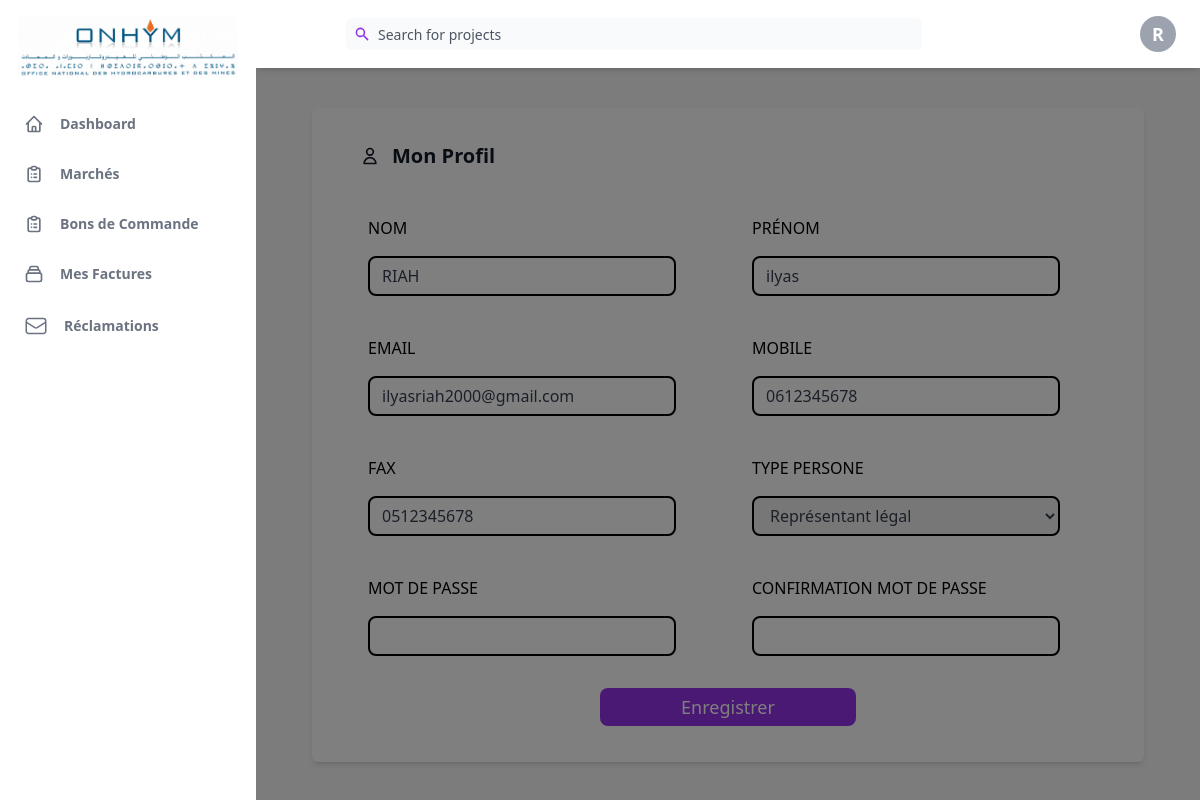
Screenshot of /src/app/Views/EspaceFournisseur/EditProfil.php (signed in) with the database file from the repository.
### tables this page shows
CREATE TABLE `fournisseur` (
  `IDFOURNISSEUR` int(11) NOT NULL,
  `CIN` varchar(10) NOT NULL,
  `NOM` varchar(50) NOT NULL,
  `PRENOM` varchar(50) NOT NULL,
  `EMAIL` varchar(50) NOT NULL,
  `PHONE` varchar(10) NOT NULL,
  `PASSWD` varchar(1500) NOT NULL,
  `FAX` varchar(10) NOT NULL,
  `TYPEPERSONNE` varchar(20) NOT NULL,
  `TYPEFOURNISSEUR` tinyint(1) NOT NULL,
  `VALIDÉ` tinyint(1) NOT NULL
);

### src/app/Views/EspaceFournisseur/EditProfil.php (the view, shortened to what this page needs)
<?php
include_once '../../Config/Database.php';
?>
<!DOCTYPE html>
<html :class="{ 'theme-dark': dark }" x-data="data()" lang="en">
<head>
    <link rel="stylesheet" href="https://cdnjs.cloudflare.com/ajax/libs/Chart.js/2.9.3/Chart.min.css" />
    <script src="https://cdn.tailwindcss.com"></script>
</head>
<body>
    <?php
    $IDFOURNISSEUR = $_SESSION['IDFOURNISSEUR'];
    $resultat = mysqli_fetch_row(mysqli_query($conn, "SELECT * FROM fournisseur WHERE IDFOURNISSEUR='$IDFOURNISSEUR'"));
    ?>
    <div class="flex h-screen bg-gray-50" :class="{ 'overflow-hidden': isSideMenuOpen }">
        <aside class="z-20 hidden w-64 overflow-y-auto bg-white md:block flex-shrink-0">
            <div class="py-4 text-gray-500">
                <a class="flex justify-center" href="../">
                    <img src="../../assets/images/logo-ONHYM.png" width="220" alt="Logo ONHYM">
                </a>
                <ul class="mt-6">
                    <li class="relative px-6 py-3">
                        <a class="inline-flex items-center w-full text-sm font-semibold transition-colors duration-150 hover:text-gray-800" href="Accueil.php">
                            <span class="ml-4">Dashboard</span>
                        </a>
                    </li>
                </ul>
                <ul>
                    <li class="relative px-6 py-3">
                        <a class="inline-flex items-center w-full text-sm font-semibold transition-colors duration-150 hover:text-gray-800" href="Marche.php">
                            <span class="ml-4">Marchés</span>
                        </a>
                    </li>
                    <li class="relative px-6 py-3">
                        <a class="inline-flex items-center w-full text-sm font-semibold transition-colors duration-150 hover:text-gray-800" href="BonDeCommande.php">
                            <span class="ml-4">Bons de Commande</span>
                        </a>
                    </li>
                    <li class="relative px-6 py-3">
                        <a class="inline-flex items-center w-full text-sm font-semibold transition-colors duration-150 hover:text-gray-800" href="Facture.php">
                            <span class="ml-4">Mes Factures</span>
                        </a>
                    </li>
                    <li class="relative px-6 py-3">
                        <a class="inline-flex items-center w-full text-sm font-semibold transition-colors duration-150 hover:text-gray-800" href="Réclamations.php">
                            <span class="ml-4">Réclamations</span>
                        </a>
                    </li>
                </ul>
            </div>
        </aside>
        <div x-show="isSideMenuOpen" x-transition:enter="transition ease-in-out duration-150" x-transition:enter-start="opacity-0" x-transition:enter-end="opacity-100" x-transition:leave="transition ease-in-out duration-150" x-transition:leave-start="opacity-100" x-transition:leave-end="opacity-0" class="fixed inset-0 z-10 flex items-end bg-black bg-opacity-50 sm:items-center sm:justify-center"></div>
        <div class="flex flex-col flex-1 w-full">
            <header class="z-10 py-4 bg-white shadow-md dark:bg-gray-800">
                <div class="container flex items-center justify-between h-full px-6 mx-auto text-purple-600">
                    <div class="flex justify-center flex-1 lg:mr-32">
                        <div class="relative w-full max-w-xl mr-6 focus-within:text-purple-500">
                            <div class="absolute inset-y-0 flex items-center pl-2">
                                <svg class="w-4 h-4" aria-hidden="true" fill="currentColor" viewBox="0 0 20 20">
                                    <path fill-rule="evenodd" d="M8 4a4 4 0 100 8 4 4 0 000-8zM2 8a6 6 0 1110.89 3.476l4.817 4.817a1 1 0 01-1.414 1.414l-4.816-4.816A6 6 0 012 8z" clip-rule="evenodd"></path>
                                </svg>
                            </div>
                            <input class="w-full h-8 pl-8 pr-2 text-sm text-gray-700 placeholder-gray-600 bg-gray-50 border-0 rounded-md focus:placeholder-gray-700 focus:bg-gray-200 focus:border-purple-900 form-input" type="text" placeholder="Search for projects" aria-label="Search" />
                        </div>
                    </div>
                    <ul class="flex items-center flex-shrink-0 space-x-6">
                        <li class="relative">
                            <button class="align-middle w-9 h-9 rounded-full bg-gray-400 text-lg text-white font-semibold focus:shadow-outline-purple focus:outline-none" @click="toggleProfileMenu" @keydown.escape="closeProfileMenu" aria-label="Account" aria-haspopup="true">
                                <?php echo substr($resultat[2], 0, 1); ?>
                            </button>
                        </li>
                    </ul>
                </div>
            </header>
            <main class="h-full overflow-y-auto">
                <div class="w-full  px-14 py-10">
                    <div class="bg-white px-8 shadow-md rounded-md py-5">
                        <div class="flex items-center space-x-2 text-xl font-semibold text-gray-900 leading-8 px-4 py-3">
                            <span clas="text-green-500">
                                <svg class="h-5" xmlns="http://www.w3.org/2000/svg" fill="none" viewBox="0 0 24 24" stroke="currentColor">
                                    <path stroke-linecap="round" stroke-linejoin="round" stroke-width="2" d="M16 7a4 4 0 11-8 0 4 4 0 018 0zM12 14a7 7 0 00-7 7h14a7 7 0 00-7-7z" />
                                </svg>
                            </span>
                            <span class="px-1">Mon Profil</span>
                        </div>
                        <form method="post" action="../../Service/EditProfilService.php" id="form" class="px-6 py-4 text-base">
                            <div class="grid grid-cols-2 gap-x-12 gap-y-6">
                                <div>
                                    <h4 class="py-4">NOM</h4>
                                    <input class="w-11/12 rounded-lg border-2 border-black px-3 text-gray-700 h-10" type="text" name="Nom" value="<?php echo $resultat[2]; ?>" required>
                                </div>
                                <div>
                                    <h4 class="py-4">PRÉNOM</h4>
                                    <input class="w-11/12 rounded-lg border-2 border-black px-3 text-gray-700 h-10" type="text" name="Prenom" value="<?php echo $resultat[3]; ?>" required>
                                </div>
                                <div>
                                    <h4 class="py-4">EMAIL</h4>
                                    <input class="w-11/12  rounded-lg border-2 border-black px-3 text-gray-700 h-10" type="text" name="Mail" value="<?php echo $resultat[4]; ?>" required>
                                </div>
                                <div>
                                    <h4 class="py-4">MOBILE</h4>
                                    <input class="w-11/12 rounded-lg border-2 border-black px-3 text-gray-700 h-10" type="text" name="Phone" value="<?php echo $resultat[5]; ?>" required>
                                </div>
                                <div>
                                    <h4 class="py-4">FAX</h4>
                                    <input class="w-11/12 rounded-lg border-2 border-black px-3 text-gray-700 h-10" type="text" name="Fax" value="<?php echo $resultat[7]; ?>" required>
                                </div>
                                <div>
                                    <h4 class="py-4">TYPE PERSONE</h4>
                                    <select class="w-11/12 rounded-lg border-2 border-black px-3 text-gray-700 h-10" name="TypePersonne" required>
                                        <option value="Représentant légal" <?php echo ($resultat[5] === 'Représentant légal') ? "selected" : "" ?>>Représentant légal</option>
                                    </select>
                                </div>
                                <div>
                                    <h4 class="py-4">MOT DE PASSE</h4>
                                    <input class="w-11/12 rounded-lg border-2 border-black px-3 text-gray-700 h-10" type="password" name="passwd">
                                </div>
                                <div>
                                    <h4 class="py-4">CONFIRMATION MOT DE PASSE</h4>
                                    <input class="w-11/12 rounded-lg border-2 border-black px-3 text-gray-700 h-10" type="password" name="passwd2">
                                </div>
                            </div>
                        </form>
                        <div class="flex justify-center py-4">
                            <button class="block w-1/3 px-4 py-2 text-lg font-medium leading-5 text-center text-white transition-colors duration-150 bg-purple-600 border border-transparent rounded-lg active:bg-purple-600 hover:bg-purple-700 focus:outline-none focus:shadow-outline-purple" type="button" onclick="toggleModal('modal-id')">
                                Enregistrer
                            </button>
                        </div>
                    </div>
                </div>
            </main>
        </div>
    </div>
</body>
</html>

### rows the page displays
fournisseur: NOM "R", Nom "RIAH", Prenom "ilyas", Mail "ilyasriah2000@gmail.com", Phone "0612345678", Fax "0512345678"
